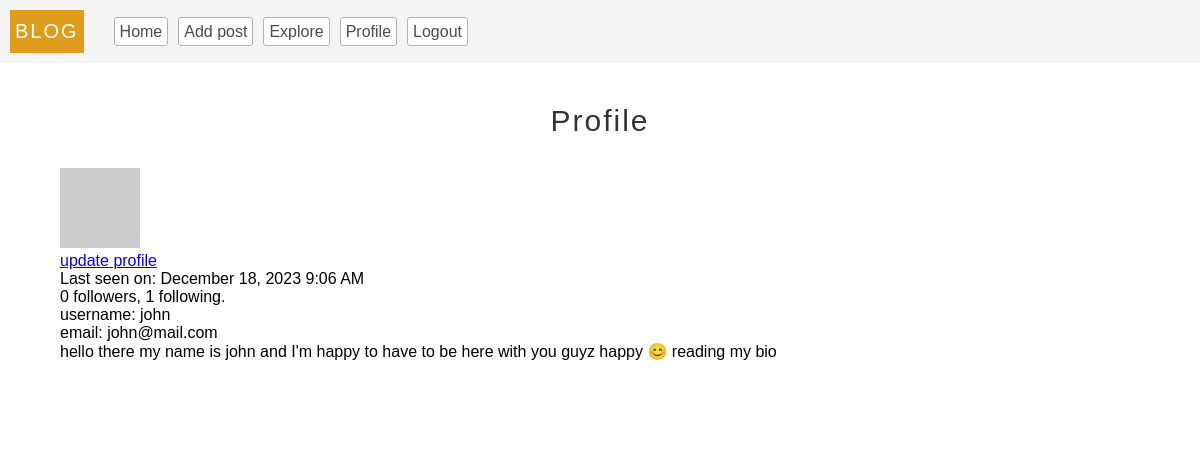
The app's page /profile (signed in), older data.
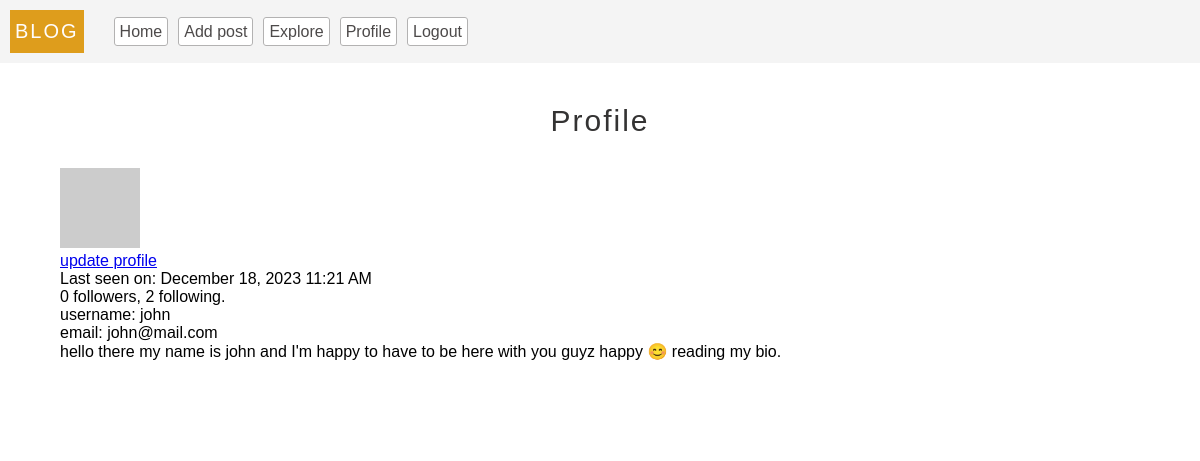
The same page, newer data.
### models.py (models this page shows, shortened)
class User(db.Model, UserMixin):
  __tablename__ = 'users'
  id = db.Column(db.Integer, primary_key = True)
  username = db.Column(db.String(100), unique = True, index = True)
  email = db.Column(db.String(100), index = True, unique = True)
  password = db.Column(db.String(200))
  last_seen = db.Column(db.DateTime, default=datetime.utcnow, index = True)
  about_me = db.Column(db.String, nullable=True)
  posts = db.relationship(
    'Post',
    backref = 'author',
    lazy = 'dynamic'
  )
  followed = db.relationship(
    'User',
    secondary = followers,
    primaryjoin = (followers.c.follower_id == id),
    secondaryjoin = (followers.c.followed_id == id),
    backref = db.backref('followers', lazy='dynamic'),
    lazy = 'dynamic'
  )
  follower = db.relationship(
    'User',
    secondary = followers,
    primaryjoin = (followers.c.followed_id == id),
    secondaryjoin = (followers.c.follower_id == id),
    backref = db.backref('followed_user', lazy='dynamic'),
    lazy = 'dynamic'
  )
  def avatar(self, size='80'):
    digest = md5(str(self.email).lower().encode('utf-8')).hexdigest()
    return f'https://gravatar.com/avatar/{digest}?d=identicon&s={size}'
  def update_last_seen(self):
    self.last_seen = datetime.utcnow()
    db.session.commit()
  @login.user_loader
  def get_user(id):
    return User.query.get(int(id))

### server.py (the view)
@app.route('/profile')
@login_required
def profile():
  return render_template('profile.html', title='Profile', user = current_user, posts = current_user.posts)

### app.py (called while the page is built)
def get_locale():
  return request.accept_languages.best_match(app.config['LANGUAGES'])

### server.py (called while the page is built)
@app.before_request
def validate():
  if current_user.is_authenticated:
    current_user.update_last_seen()

### templates/profile.html (shortened to what this page needs)
{% extends 'base.html'%}
{% block content %}
  <center><p class="header">{{_('Profile')}}</p></center>
  <div class="profile-photo-container">
    <img class="profile-photo" src="{{current_user.avatar()}}" alt="photo"/>
    <p><a href="{{url_for('update_profile')}}"> {{_('update profile')}}</a></p>
  </div>
  {% if user.last_seen %}<p>{{ _( 'Last seen on: %(time)s ', time = moment(user.last_seen).format('LLL') ) }}</p>{% endif %}
  <p>{{ user.follower.count() }} {{_('followers')}}, {{ user.followed.count() }} {{_('following')}}.</p>
  <p>{{_('username')}}: {{current_user.username}}</p>
  <p>{{_('email')}}: {{current_user.email}}</p>
  {% if user.about_me %}<p>{{ user.about_me }}</p>{% endif %}
  <br><br>
{% endblock %}

### templates/base.html (shortened to what this page needs)
<!DOCTYPE html>
<html lang="en">
<head>
  <link rel="stylesheet" href="/static/styles/base.css">
</head>
<body>
  <nav>
    <ul class="nav-bar">
      <p class="logo">BLOG </p>
      <li>
        <a href="{{url_for('index')}}">{{_('Home')}}</a>
      </li>
      {% if current_user.is_authenticated %}
      <li>
        <a href="{{url_for('add_post')}}">{{_('Add post')}}</a>
      </li>
      <li>
        <a href="{{url_for('explore')}}">{{_('Explore')}}</a>
      </li>
      <li>
        <a href="{{url_for('profile')}}">{{_('Profile')}}</a>
      </li>
      <li>
        <a href="{{url_for('logout')}}">{{_('Logout')}}</a>
      </li>
      {% endif %}
    </ul>
  </nav>
<div class="container">
  {% block content%}
  {% endblock %}
</div>
</body>
</html>

### static/styles/base.css (style rules this page uses)
* { padding:0px; margin: 0px; box-sizing: border-box; }
body { font-family: 'Lucida Sans', 'Lucida Sans Regular', 'Lucida Grande', 'Lucida Sans Unicode', Geneva, Verdana, sans-serif; }
.nav-bar { display:flex; margin-bottom: 5px; align-items: center; background-color: #f4f4f4; padding:10px; }
.nav-bar>.logo { font-size: 20px ; color: rgb(255, 253, 253); background-color: rgb(222, 157, 28); padding:10px 5px; letter-spacing: 2px; margin-right: 30px; }
.nav-bar>li { list-style: none; text-align: center; }
.nav-bar>li>a { background-color: rgb(255, 255, 255); color: rgb(77, 74, 74); padding: 5px; text-decoration: none; transition: all 0.1s; margin-right: 10px; text-align: center; border: solid 1px rgb(179, 178, 178); border-radius: 3px; }
.container { padding:3% 5%; background-color: #fff; }
.header { font-size: 30px; color:rgb(52, 51, 51); letter-spacing: 2px; margin-bottom: 30px; }

Row changes from the older to the newer data that the page shows:
changed User "john": last_seen "Last seen on: December 18, 2023 9:06 AM" → "Last seen on: December 18, 2023 11:21 AM"; about_me "hello there my name is john and I'm happy to have to be here with you guyz happy 😊 reading my bio" → "hello there my name is john and I'm happy to have to be here with you guyz happy 😊 reading my bio."
Text that changed along with them:
{{ user.followed.count() }}: "1" → "2"
